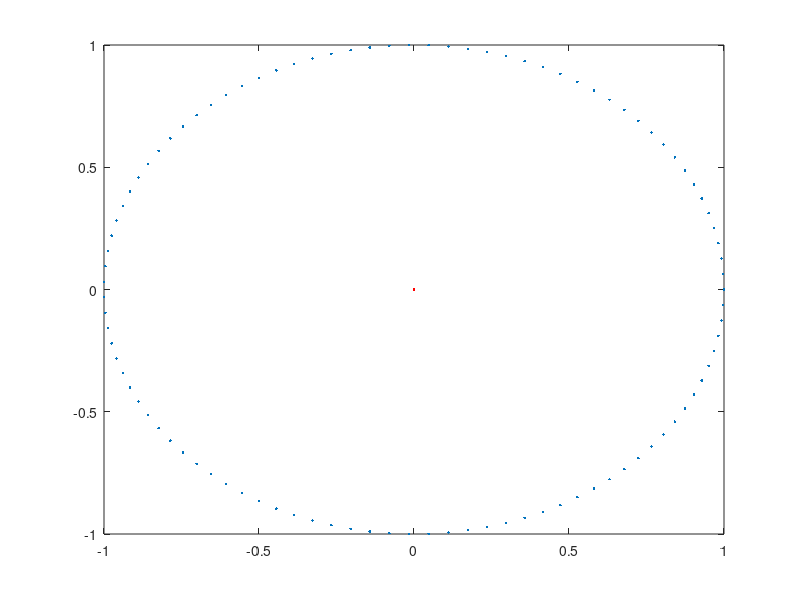

The MATLAB source for this figure:
clear all; close all;

% orthonogal matrix.
Q = [0.458195 0.642812 0.618533;0.613496 -0.727308 0.307643;0.647621 0.240445 -0.72302];
Q.'*Q; % identity matrix
Q*Q.'; % identity matrix

% help svd.
% Singular Value Decomposition = svd(X) such that X + U*S*V'

A = rand(5);
[U,S,V] = svd(A);
U.'*U;
U*U.'; % orthongal matrix

S; % diagonal

V.'*V;
V*V.'; % orthogonal matrix 

U*S*V.'; % = A due to SVD.

% Doing algebra + proofs using SVD

A*A.';;
V*S^2*V.';
U*S^2*U.';
% All equal (A.'*A)

A = [4.96 0.64;1.32 3.22];

[U,S,V] = svd(A);

x = linspace(0,2*pi,100);
unit_circle = [cos(x);sin(x)];
plot(unit_circle(1,:),unit_circle(2,:),'.');

transforms_to = zeros(size(unit_circle));
for i = 1:100
    transforms_t0(:,i) = A*unit_circle(:,1);
end
hold on
plot(transforms_to(1,:),transforms_to(2,:),'r.');


hold on;
major_axis = [zeros(1,2);S(1,1)*U(:,1).'];
minor_axis = [zeros(1,2);S(2,2)*U(:,2).'];

A*V(:,1);
S(1,1) * U(:,1);
A*V(:,2);
S(2,2)*U(:,2);

our_pick = unit_circle(:,17);
c1 = our_pick .' * V(:,1);
c2 = our_pick.' * V(:,2);
A* our_pick;
c1 * S(1,1) * U(:,1) + c2*S(2,2) * U(:,2);



